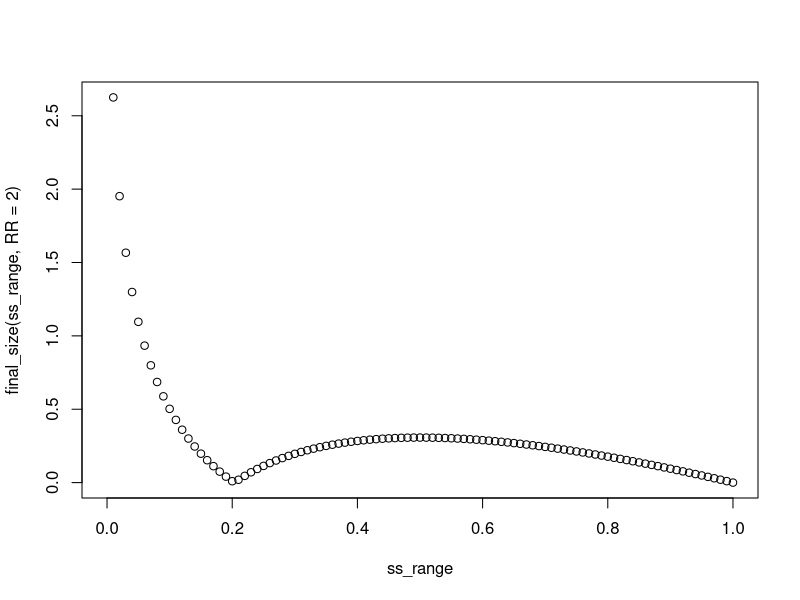

Source code (R):
# - - 
# Plot introductions vs growth

# Helper functions

library(tidyverse)

c.text <- function(x,sigF=3){
  if(is.numeric(x)){bp1=signif(x,sigF)}else{bp1=x}
  paste(bp1[1]," (95% CI:",bp1[2],"-",bp1[3],")",sep="")
}

c.nume<-function(x){
  bp1=c(median(x),quantile(x,0.025),quantile(x,0.975))
  as.numeric(bp1)
}


# Baseline parameters
R <- 1.5 # Local reproduction number

gt <- 6.8 # Generation time
lambda_UK <- R/gt # lambda for transmission model

detected_cases <- 2 # Initial reported cases
detection_date <- as.Date("2020-12-12")
  
prop_inf_rep_ONS <- 0.6
prop_inf_rep_REACT <- 0.3
prop_inf_rep_mean <- 0.45

prop_sequenced <- 0.057

# Estimate total cases

# Function to calculate CI for total cases
find_CI <- function(detected_cases,pp){
  range_nn <- seq(detected_cases,1e4*detected_cases,1)
  lik <- dbinom(detected_cases,range_nn,pp,log=T)
  
  lik_surface <- lik - max(lik) # Find max likelihood
  
  CI_range <- range_nn[lik_surface>-1.92] # Find possible values
  
  c(round(detected_cases/pp),min(CI_range),max(CI_range))
  
}

# Epidemic size

final_size <- function(ss,RR){abs(RR*(ss-1)-log(ss))}

attack_rate_base <- 100*(1-optimize(final_size, interval = c(0,1),RR=1.2)$minimum)
attack_rate_50 <- 100*(1-optimize(final_size, interval = c(0,1),RR=1.2*1.5)$minimum)


# 
ss_range <- seq(0,1,0.01)

final_size(ss_range,RR=1.5)

plot(ss_range,final_size(ss_range,RR=2))

#

total_US <- find_CI(1,pp= 0.5 * 0.0025)

# Total cases

total_SA_variant_inf_ONS <- find_CI(detected_cases,pp=prop_inf_rep_ONS* prop_sequenced)
total_SA_variant_inf_REACT <- find_CI(detected_cases,pp=prop_inf_rep_REACT* prop_sequenced)
total_SA_variant_inf_mean <- find_CI(detected_cases,pp=prop_inf_rep_mean* prop_sequenced)

total_SA_variant_inf_mean %>% c.text()


# Need solve: I(t) = a/lambda * ( exp(lambda*t) - 1 ) = total_SA_variant_infections

# Estimate time since first introduction
time_intro <- function(lambda,a,total_n){log(total_n*(lambda/a) + 1)/lambda}

aa1 <- 2
aa2 <- 4

yy_2 <- time_intro(lambda_UK,a=aa1,total_SA_variant_inf_mean) # Estimate import time
yy_4 <- time_intro(lambda_UK,a=aa2,total_SA_variant_inf_mean) # Estimate import time

yy_2 %>% c.text(.,sigF=2)
yy_4 %>% c.text(.,sigF=2)

c((detection_date - yy_2)[3], (detection_date - yy_4)[2] ) # Range of dates of introduction


# Estimate total imported cases up to most recent detection date

(aa1*yy_2) %>% c.text(.,sigF=2)
(aa2*yy_4) %>% c.text(.,sigF=2)

# par(mfrow=c(1,2),mar=c(3.5,3.5,1,1),mgp=c(2,0.6,0),las=1)
# 
# plot(aa,yy,type="l",xlab="daily imported infections",ylab="time since first import",xaxs="i",yaxs="i",ylim=c(0,20))
# lines(aa,yy1,col="blue")
# 
# plot(aa,yy*aa,type="l",xlab="daily imported infections",ylab="estimated total imports",xaxs="i",yaxs="i",ylim=c(0,100))
# lines(aa,yy1*aa,col="blue")




